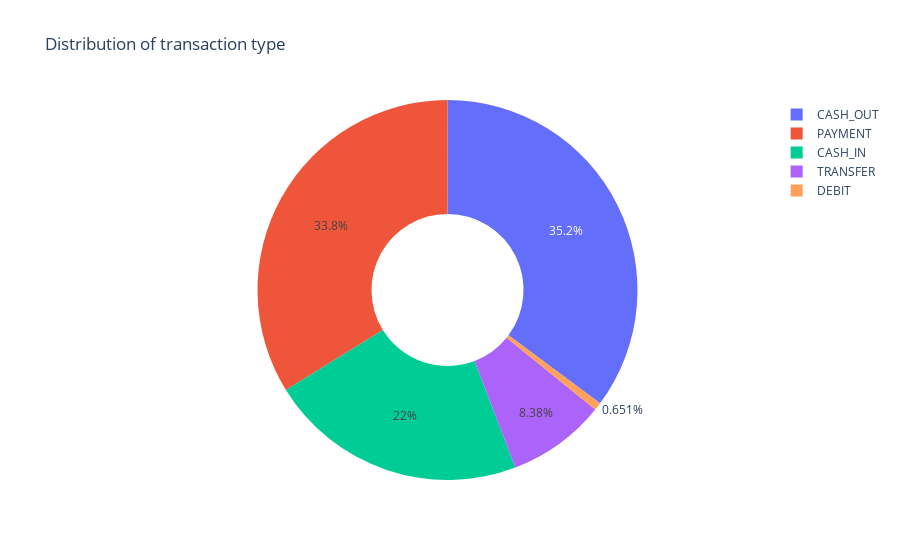

The notebook cell this image was saved under:
### Code cell
# importing plotly library for visualization
import plotly.express as px
quantity = type.values
quantity
# visualizing the type column categories
px.pie(df, values = quantity, names = transaction,hole = 0.4,title = "Distribution of transaction type")

### Figure 1 — Plotly figure (JSON) as saved in the notebook; plotly's stock layout.template omitted (floating-point values rounded to 4 significant figures)
{"data": [{"domain": {"x": [0, 1], "y": [0, 1]}, "hole": 0.4, "hovertemplate": "label=%{label}<br>value=%{value}<extra></extra>", "labels": ["CASH_OUT", "PAYMENT", "CASH_IN", "TRANSFER", "DEBIT"], "legendgroup": "", "name": "", "showlegend": true, "type": "pie", "values": [2237500, 2151495, 1399284, 532909, 41432]}], "layout": {"legend": {"tracegroupgap": 0}, "title": {"text": "Distribution of transaction type"}}}
